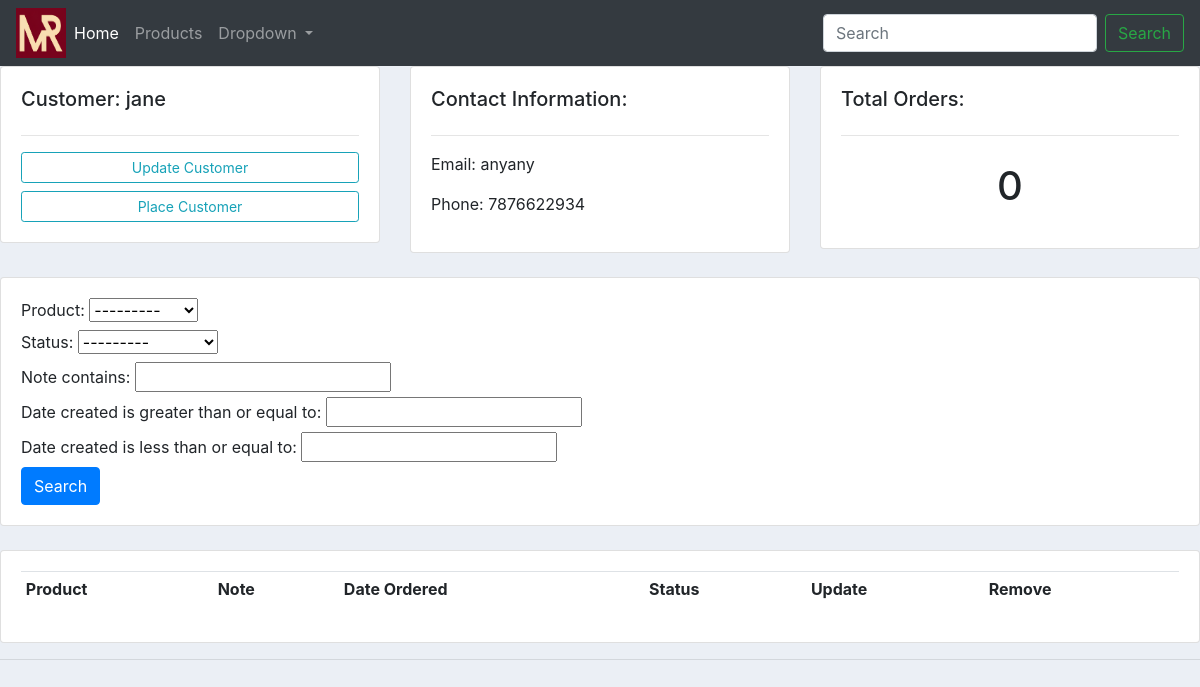
The page /customer/2 on the database its author committed.
### accountsApp/models.py (models this page shows, shortened)
class Customer(models.Model):
    name = models.CharField(max_length=200, null=True)
    phone = models.CharField(max_length=200, null=True)
    email = models.CharField(max_length=200, null=True)
    date_created = models.DateField(auto_now_add=True)

### accountsApp/views.py (the view)
# urls.py: path('customer/<str:pk>', views.customer, name='customer'),
def customer(request, pk):
    customer = Customer.objects.get(id=pk)
    orders = customer.order_set.all()
    myFilter = OrderFilter(request.GET, queryset=orders)
    orders = myFilter.qs
    context = {'customer': customer, 'orders': orders, 'myFilter': myFilter}
    return render(request, '../templates/customer.html', context)

### accountsApp/models.py (called while the page is built)
    def __str__(self):
        return self.name

### templates/customer.html (shortened to what this page needs)
{% extends 'main.html' %}
{% block content %}
    <div class="row">
        <div class="col-md">
            <div class="card card-body">
                <h5>Customer: {{ customer.name }}</h5>
                <hr>
                <a class="btn btn-outline-info btn-sm btn-block" href="">Update Customer</a>
                <a class="btn btn-outline-info btn-sm btn-block" href="{% url 'create_order' customer.id %}">Place Customer</a>
            </div>
        </div>
        <div class="col-md">
            <div class="card card-body">
                <h5>Contact Information:</h5>
                <hr>
                <p>Email: {{ customer.email }}</p>
                <p>Phone: {{ customer.phone }}</p>
            </div>
        </div>
        <div class="col-md">
            <div class="card card-body">
                <h5>Total Orders:</h5>
                <hr>
                <h1 style="text-align: center; padding: 10px">{{ orders.count }}</h1>
            </div>
        </div>
    </div>
    <br>
    <div class="row">
        <div class="col">
            <div class="card card-body">
                <form method="get">
                    {{ myFilter.form }}
                    <button class="btn btn-primary" type="submit">Search</button>
                </form>
            </div>
        </div>
    </div>
    <br>
    <div class="row">
        <div class="col">
            <div class="card card-body">
                <table class="table table-sm">
                    <tr>
                        <th>Product</th>
                        <th>Note</th>
                        <th>Date Ordered</th>
                        <th>Status</th>
                        <th>Update</th>
                        <th>Remove</th>
                    </tr>
                </table>
            </div>
        </div>
    </div>
{% endblock %}

### static/css/main.css (style rules this page uses)
body { background-color: #ebeff5; }

### rows shown on the page
Customer: name "jane", email "anyany", phone "7876622934"

### other values the page prints
{{ orders.count }} "0"
